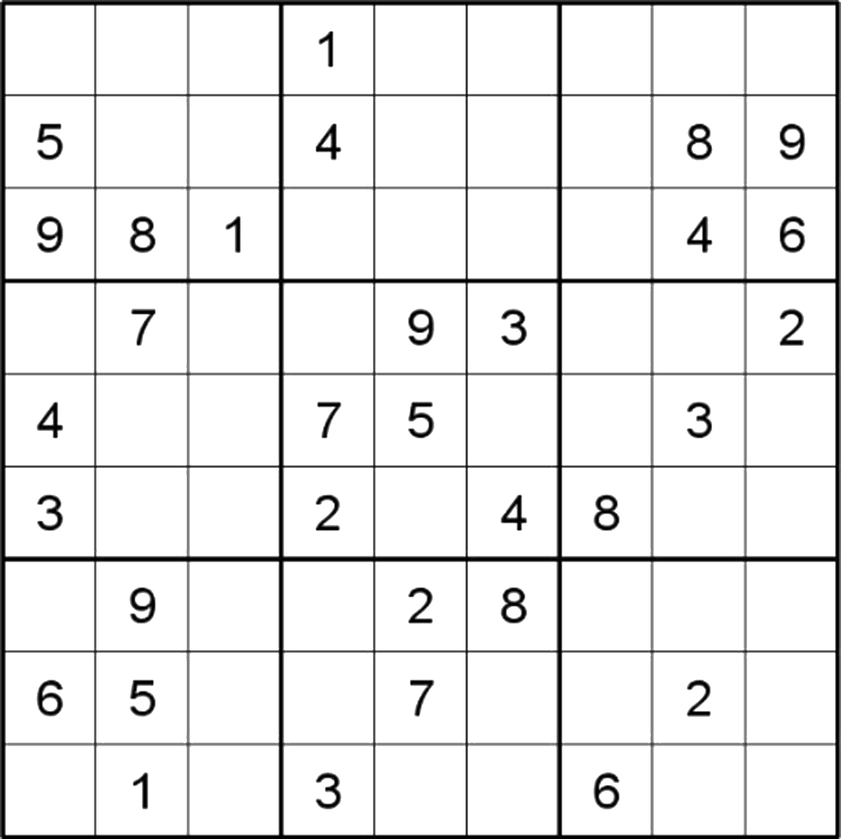
#> input picture tests/png/grid1.png, 841 x 839 px, shrunk from 1820 x 1816 before the run; its folder holds only this picture in this run
$ python enhance_images.py
#> lines starting #> are read from the running program, lines starting #| are printed output that depends on the picture; after the words box and inside, x2 and y2 are one past the last pixel; in counts of white or black regions, pixels touching at a corner belong together
#> in process_directory, image is the input picture: shape (839, 841, 3); min 0, max 255, mean 234.8
import cv2
import numpy as np
import os
from pathlib import Path

def enhance_image(image):
    # Convert to grayscale if not already
    if len(image.shape) == 3:
        gray = cv2.cvtColor(image, cv2.COLOR_BGR2GRAY)
    else:
        gray = image.copy()

    # Apply gamma correction
    gamma = 0.5  # Adjust this value to control the gamma correction
    lookUpTable = np.empty((1,256), np.uint8)
    for i in range(256):
        lookUpTable[0,i] = np.clip(pow(i / 255.0, gamma) * 255.0, 0, 255)
    gamma_corrected = cv2.LUT(gray, lookUpTable)
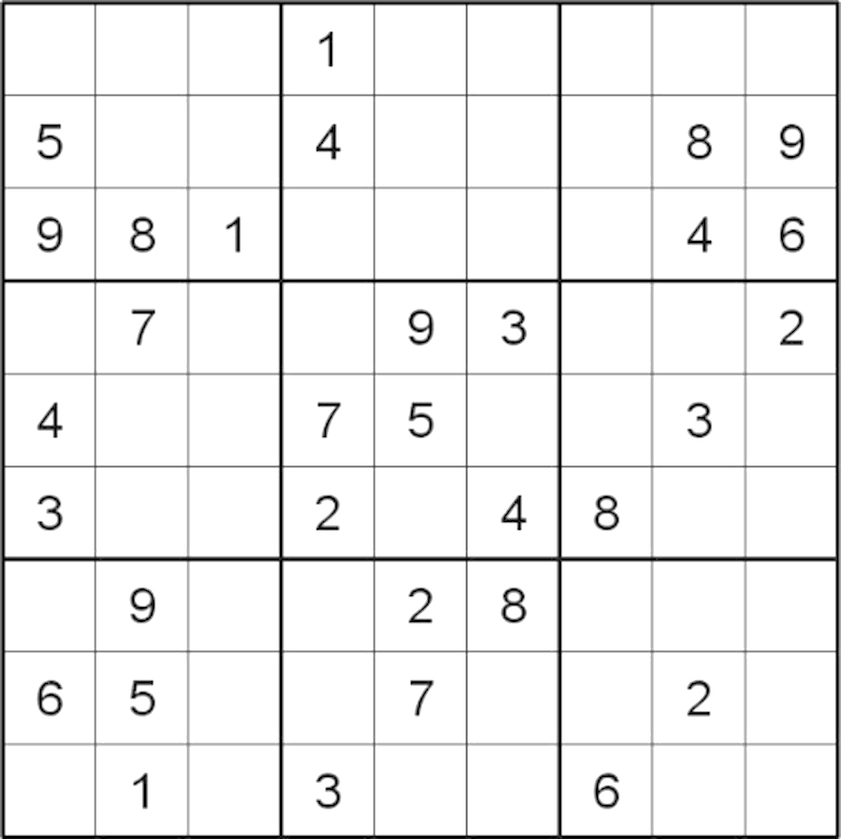
#> gamma_corrected: shape (839, 841); min 0, max 255, mean 239.9

    # Apply contrast enhancement
    clahe = cv2.createCLAHE(clipLimit=2.0, tileGridSize=(8,8))
    enhanced = clahe.apply(gamma_corrected)

    # Apply thresholding to get pure black and white
    _, binary = cv2.threshold(enhanced, 0, 255, cv2.THRESH_BINARY + cv2.THRESH_OTSU)
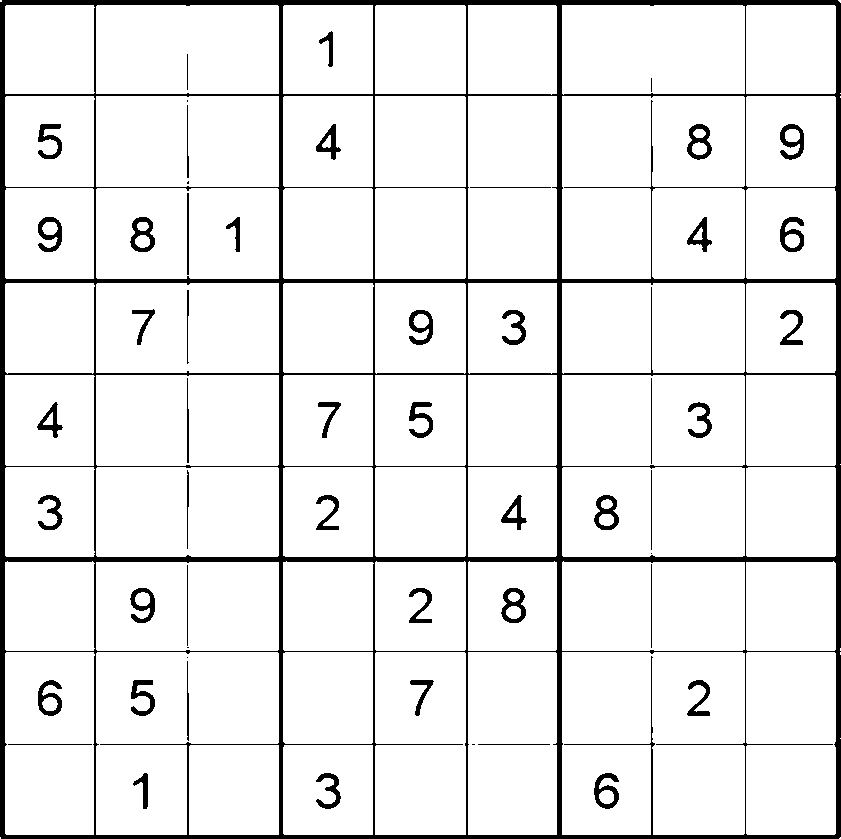
#> binary: shape (839, 841); 92% white; 54 black regions (7 under 20 px), largest, box (x1, y1, x2, y2) and area: (0, 0, 841, 839) 43729, (130, 217, 155, 252) 433, (594, 773, 619, 809) 433

    return binary

def process_directory(input_dir, output_dir):
    # Create output directory if it doesn't exist
    os.makedirs(output_dir, exist_ok=True)

    # Process all PNG files in the input directory
    for png_file in Path(input_dir).glob('*.png'):
        # Read the image
        image = cv2.imread(str(png_file))
        if image is None:
            print(f"Failed to read {png_file}")
            continue

        # Enhance the image
        enhanced = enhance_image(image)

        # Save the enhanced image
        output_path = os.path.join(output_dir, png_file.name)
        cv2.imwrite(output_path, enhanced)
        print(f"Processed {png_file.name}")

if __name__ == "__main__":
    input_dir = "tests/png"
    output_dir = "tests/png_v2"
    process_directory(input_dir, output_dir)

$ run again, on tests/png/grid2.png
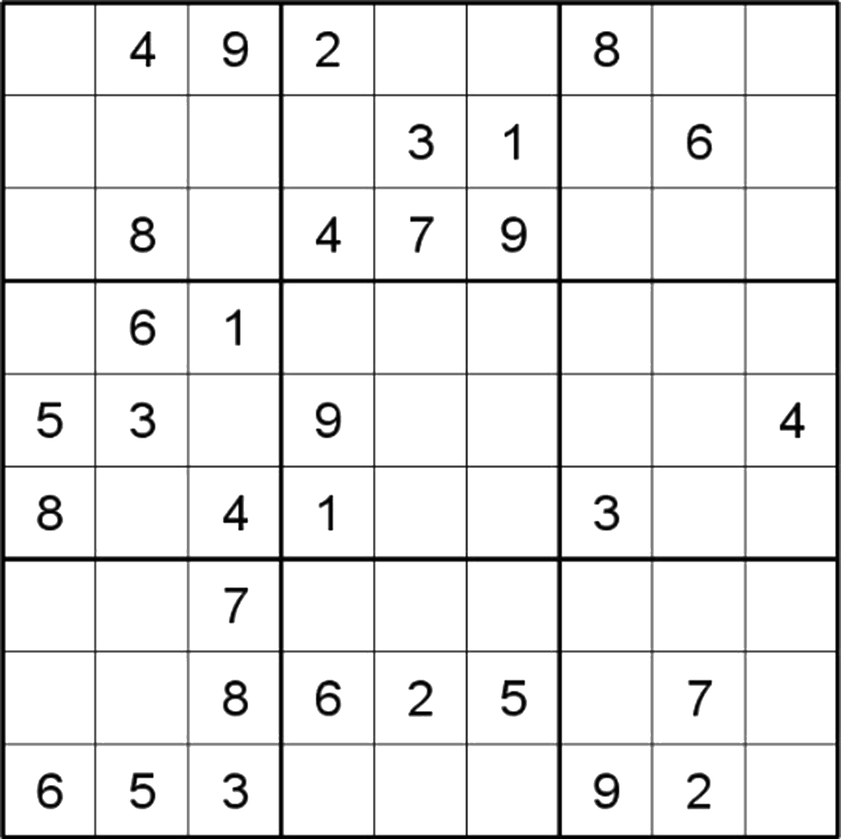
#> input picture tests/png/grid2.png, 841 x 839 px, shrunk from 1820 x 1816 before the run
#> in process_directory, image is the input picture: shape (839, 841, 3); min 0, max 255, mean 234.7
#> in enhance_image, `gamma_corrected = cv2.LUT(gray, lookUpTable)`:
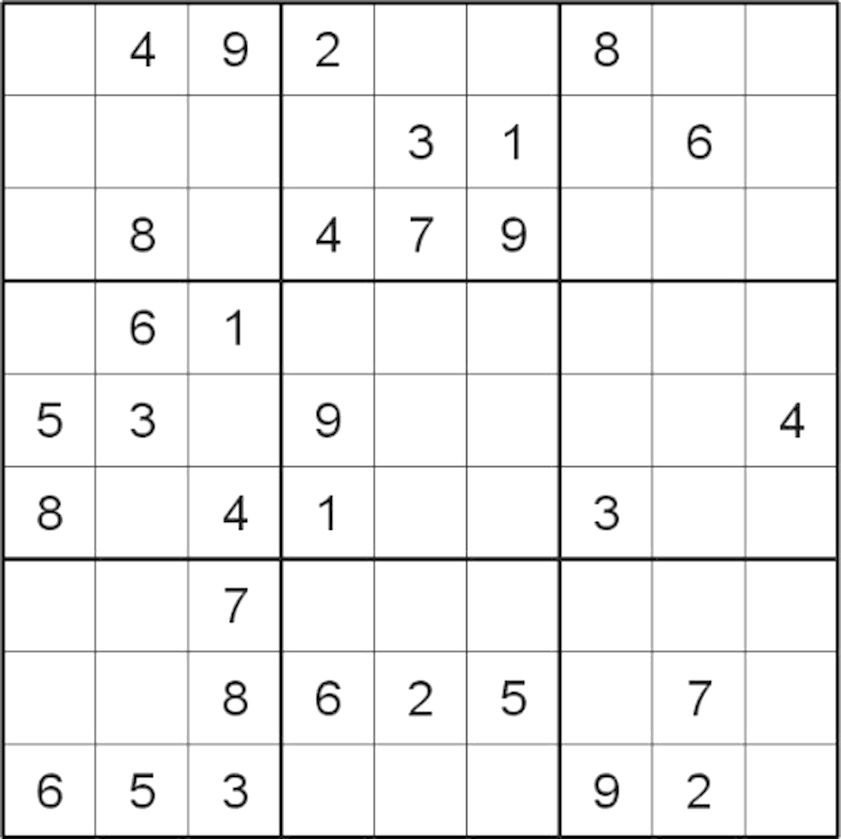
#> gamma_corrected: shape (839, 841); min 0, max 255, mean 239.8
#> in enhance_image, `_, binary = cv2.threshold(enhanced, 0, 255, cv2.THRESH_BINARY + cv2.TH..`:
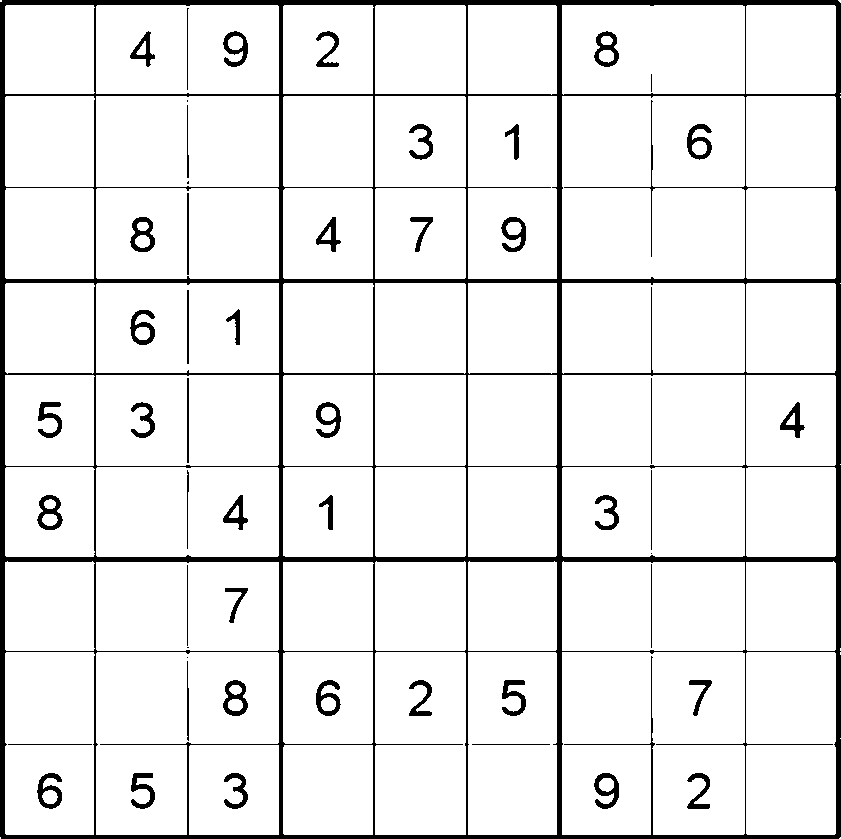
#> binary: shape (839, 841); 92% white; 52 black regions (6 under 20 px), largest, box (x1, y1, x2, y2) and area: (0, 0, 841, 839) 43799, (594, 773, 619, 809) 438, (223, 680, 248, 716) 437

$ run again, on tests/png/grid3.png
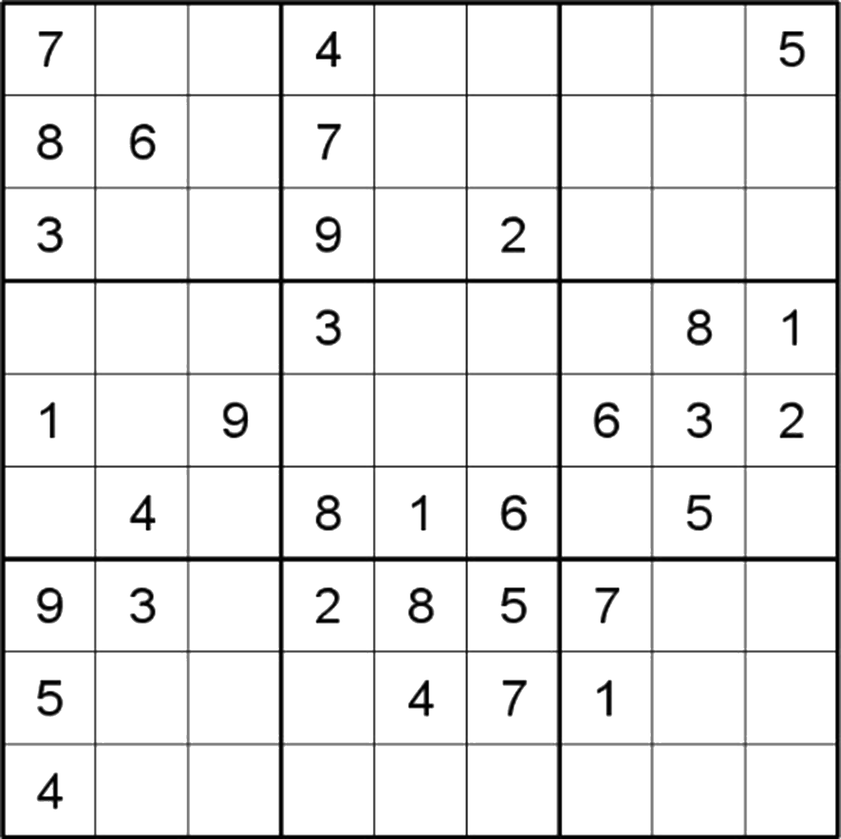
#> input picture tests/png/grid3.png, 841 x 839 px, shrunk from 1820 x 1816 before the run
#> in process_directory, image is the input picture: shape (839, 841, 3); min 0, max 255, mean 234.8
#> in enhance_image, `gamma_corrected = cv2.LUT(gray, lookUpTable)`:
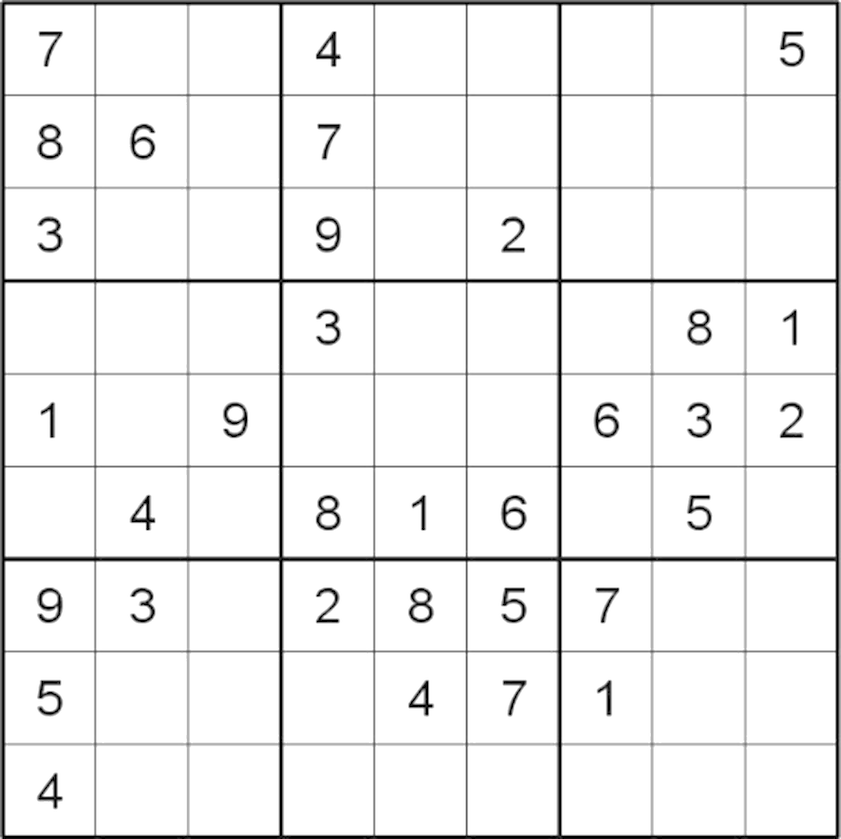
#> gamma_corrected: shape (839, 841); min 0, max 255, mean 239.9
#> in enhance_image, `_, binary = cv2.threshold(enhanced, 0, 255, cv2.THRESH_BINARY + cv2.TH..`:
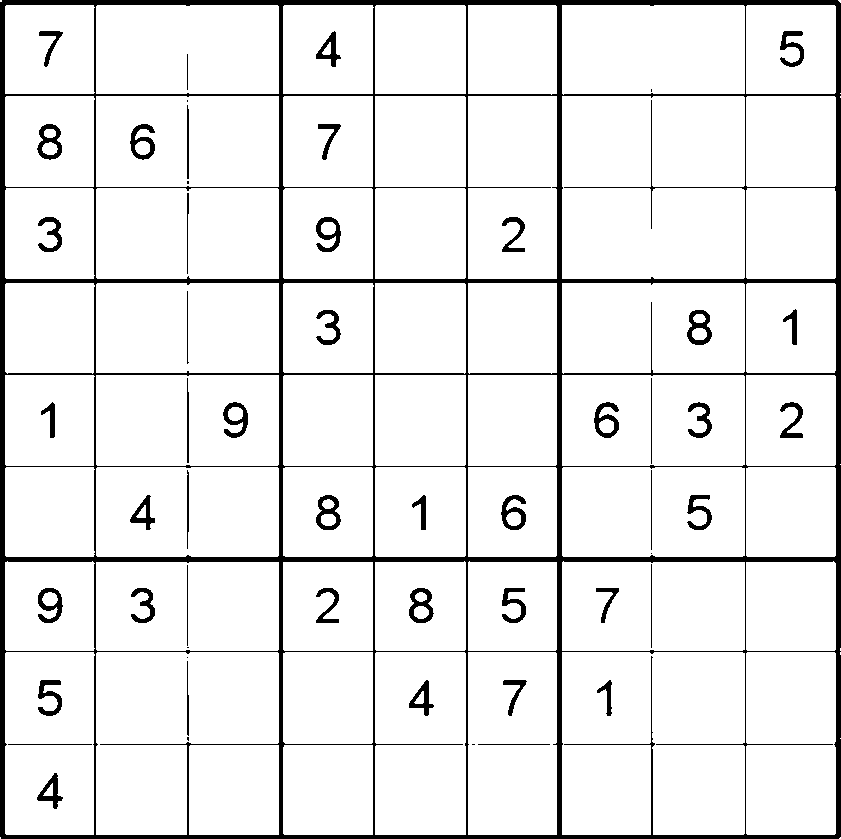
#> binary: shape (839, 841); 92% white; 55 black regions (8 under 20 px), largest, box (x1, y1, x2, y2) and area: (0, 0, 841, 839) 43714, (687, 310, 712, 345) 436, (37, 124, 62, 160) 434

$ run again, on tests/png/grid4.png
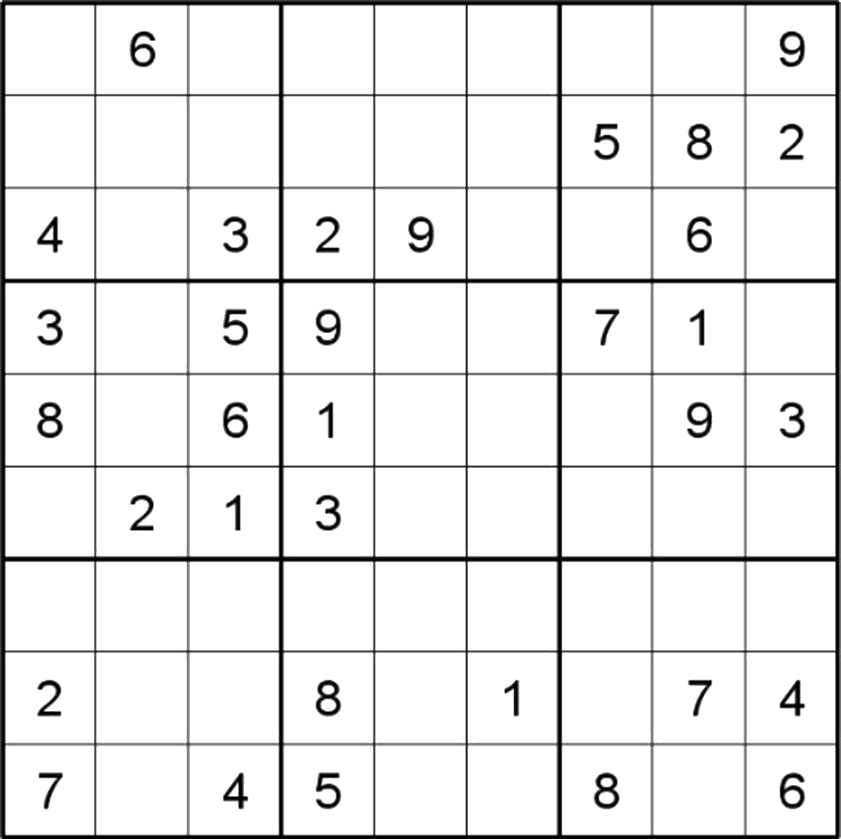
#> input picture tests/png/grid4.png, 841 x 839 px, shrunk from 1820 x 1816 before the run
#> in process_directory, image is the input picture: shape (839, 841, 3); min 0, max 255, mean 234.7
#> in enhance_image, `gamma_corrected = cv2.LUT(gray, lookUpTable)`:
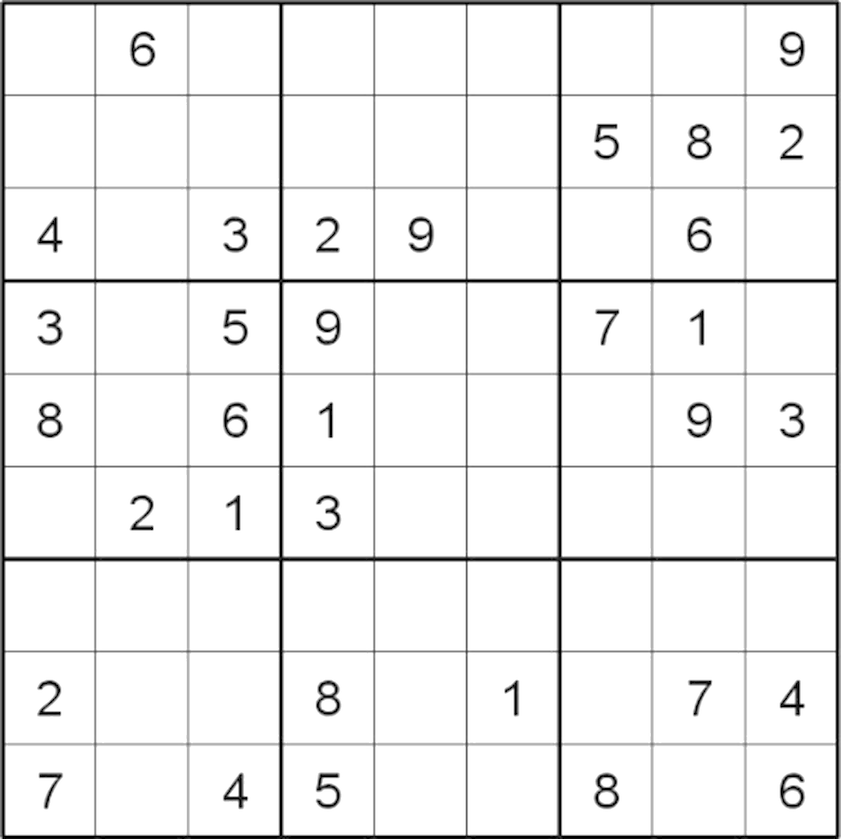
#> gamma_corrected: shape (839, 841); min 0, max 255, mean 239.8
#> in enhance_image, `_, binary = cv2.threshold(enhanced, 0, 255, cv2.THRESH_BINARY + cv2.TH..`:
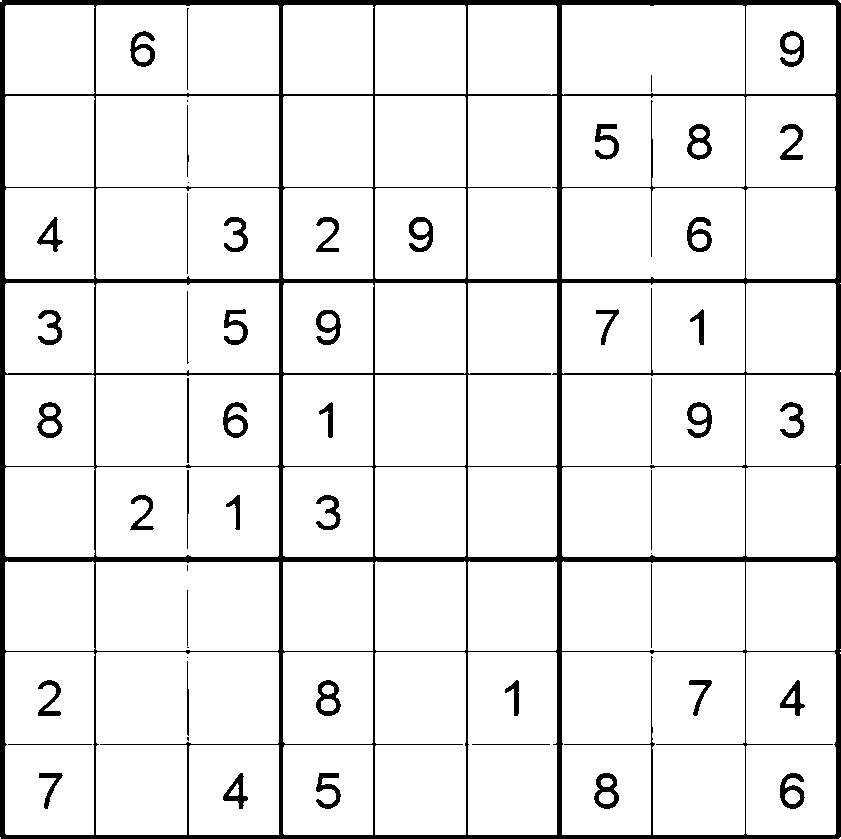
#> binary: shape (839, 841); 92% white; 55 black regions (8 under 20 px), largest, box (x1, y1, x2, y2) and area: (0, 0, 841, 839) 43804, (594, 773, 619, 809) 445, (780, 773, 805, 809) 437
